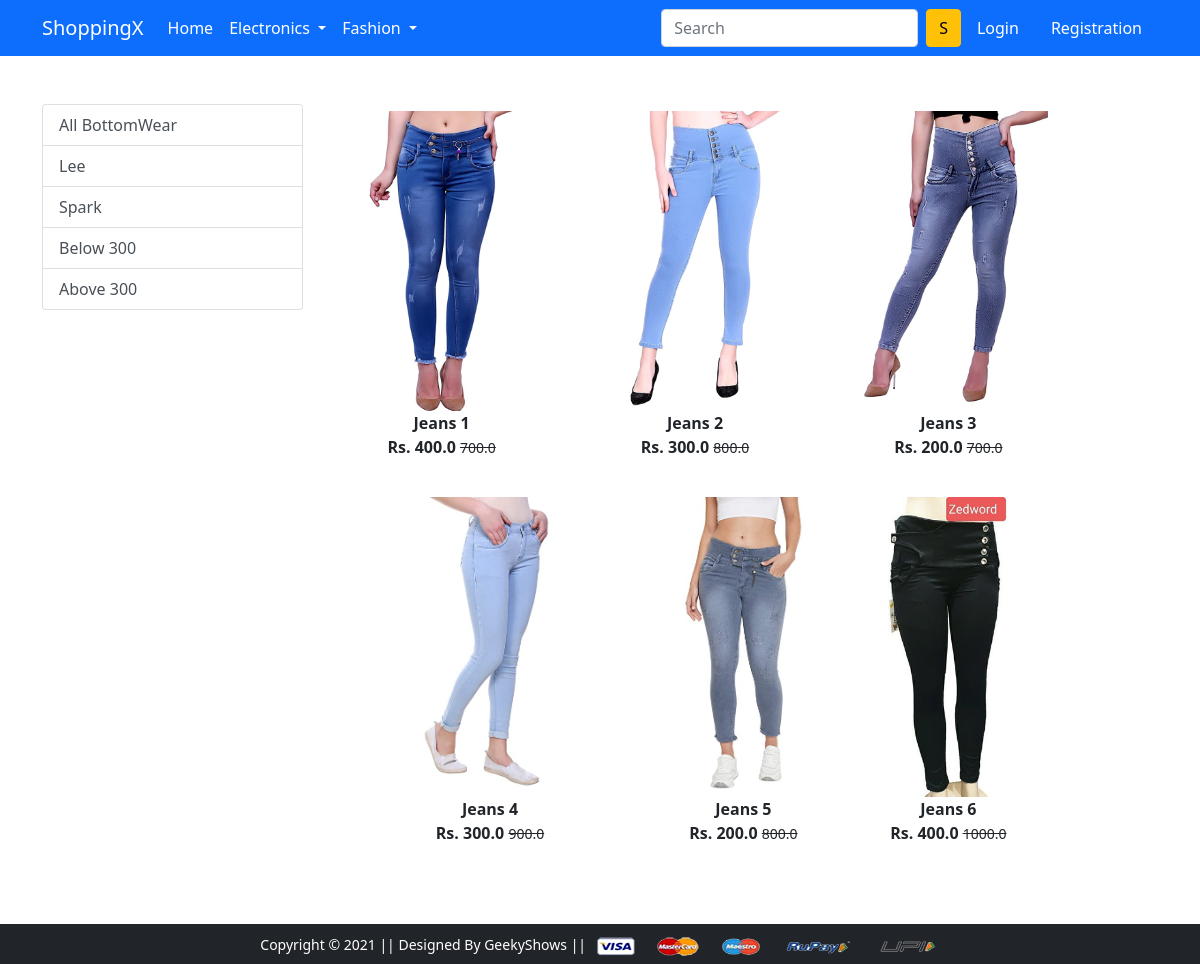
The app's page /bottomwear/ with its own data.
### app/models.py (models this page shows, shortened)
class Product(models.Model):
    title = models.CharField(max_length=100)
    selling_price = models.FloatField()
    discounted_price = models.FloatField()
    description = models.TextField()
    brand = models.CharField(max_length=100)
    category = models.CharField( choices =CATEGORY_CHOICES, max_length=2)
    product_image = models.ImageField(upload_to='producting')

### app/views.py (the view)
# urls.py: path('bottomwear/',views.Bottomwear, name='bottomwear'),
def Bottomwear(request, data=None):
    if data == None:
        bottomwears = Product.objects.filter(category='Bw')
    elif data == 'Lee' or data == 'Spark':
        bottomwears = Product.objects.filter(category='Bw').filter(brand=data)
        print('Botomwears',bottomwears)
    elif data == 'below':
        bottomwears = Product.objects.filter(category='Bw').filter(discounted_price__lt=300)
    elif data == 'above':
        bottomwears = Product.objects.filter(category='Bw').filter(discounted_price__gt=300)
    return render(request, 'app/bottomwear.html', {'bottomwears':bottomwears})

### app/templates/app/bottomwear.html (shortened to what this page needs)
{% extends 'app/base.html' %}
{% load static %}
{% block main-content %}
<div class="container my-5">
 <div class="row">
  <div class="col-sm-3">
      <div class="list-group">
          <a href="{% url 'bottomwear' %}" class="list-group-item list-group-item-action" aria-current="true">All BottomWear</a>
           <a href="{% url 'bottomweardata' 'Lee' %}" class="list-group-item list-group-item-action" aria-current="true">Lee</a>
          <a href="{% url 'bottomweardata' 'Spark' %}" class="list-group-item list-group-item-action" aria-current="true">Spark</a>
          <a href="{% url 'bottomweardata' 'below' %}" class="list-group-item list-group-item-action" aria-current="true">Below 300</a>
          <a href="{% url 'bottomweardata' 'above' %}" class="list-group-item list-group-item-action" aria-current="true">Above 300</a>
      </div>
  </div>
  <div class="col-sm-8">
      <div class="row">
        {% for product in bottomwears %}
          <div class="col-sm-4 text-center mb-4">
            <a href="{% url 'product-detail'  product.id %}" class="btn">
                <div class="item">
                    <img src="{{product.product_image.url}}" alt="" height="300" class="">
                    <div class="fw-bold">{{product.title}}</div>
                    <div class="fw-bold">Rs. {{product.discounted_price}}
                    <small class="fw-light text-decoration-line-through">{{product.selling_price}}</small></div>
                </div>
            </a>
          </div>
        {% endfor %}
      </div>
  </div>
 </div>
</div>
{% endblock main-content %}

### records on screen
Product: product_image (picture), title "Jeans 1", discounted_price "400.0", selling_price "700.0"
Product: product_image (picture), title "Jeans 2", discounted_price "300.0", selling_price "800.0"
Product: product_image (picture), title "Jeans 3", discounted_price "200.0", selling_price "700.0"
Product: product_image (picture), title "Jeans 4", discounted_price "300.0", selling_price "900.0"
Product: product_image (picture), title "Jeans 5", discounted_price "200.0", selling_price "800.0"
Product: product_image (picture), title "Jeans 6", discounted_price "400.0", selling_price "1000.0"
